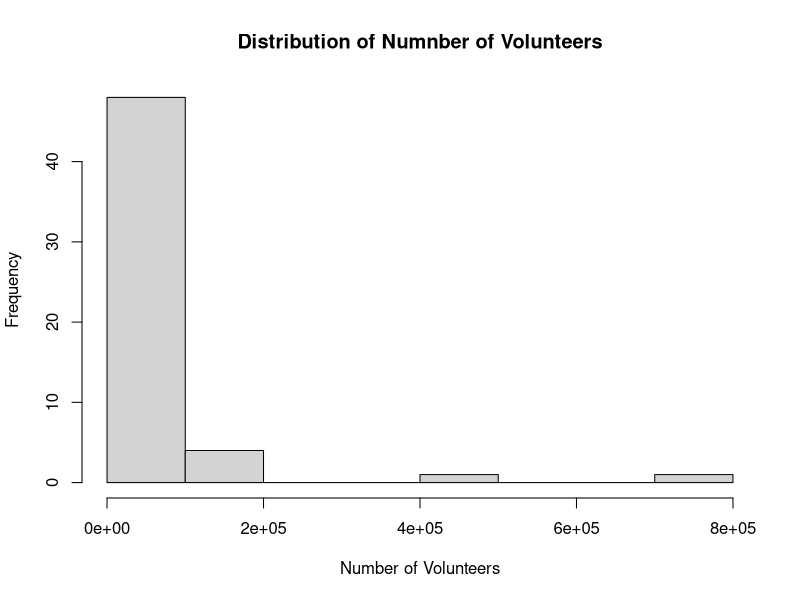
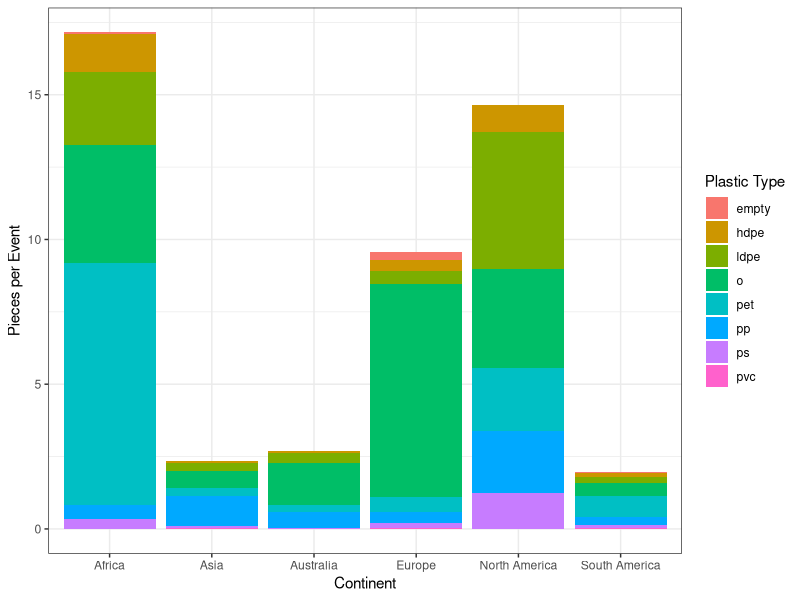

The R script that drew these images, in order:
## ---- chunk 1
require("knitr")
opts_knit$set(root.dir = "C:\\Users\\fmoore\\Box\\Davis Stuff\\Teaching\\ESP 106\\2020\\Lab 5 Materials\\")
## ---- chunk 2

countrytotal=read.csv("countrytotals.csv")

## ---- chunk 3

#hint order(datacolumn, decreasing=TRUE) will give you the ranking of the countries by the values in the data column
#you can use this to re-order the country data frame, ordering it from the country with the most trash picked up to the least

ordered=countrytotal[order(countrytotal$total,decreasing = TRUE),] #decreasing order by number of plastic trash picked up
top5=ordered$country[1:5] #get the top 5 countries
print(top5)

## ---- chunk 4

hist(countrytotal$volunteers,xlab="Number of Volunteers",ylab="Frequency",main="Distribution of Numnber of Volunteers")

## ---- chunk 5

countrytotal$totalpervolunteer=countrytotal$total/countrytotal$volunteers

## ---- chunk 6

ordered2=countrytotal[order(countrytotal$totalpervolunteer,decreasing=TRUE),]
top5_2=ordered2$country[1:5]
print(top5_2)

## ---- chunk 7

dat=read.csv("continenttypes.csv")

## ---- chunk 8

dat$totalperevent=dat$total/dat$event

## ---- chunk 9
library(ggplot2)
a=ggplot(dat,aes(x=continent,y=totalperevent,fill=plastic_type))+geom_bar(position="stack",stat="identity")
a=a+theme_bw()+labs(x="Continent",y="Pieces per Event",fill="Plastic Type")
a

